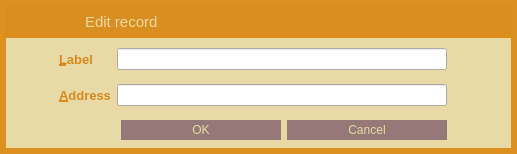
<?xml version="1.0" encoding="UTF-8"?>
<ui version="4.0">
 <class>EditAddressDialog</class>
 <widget class="QDialog" name="EditAddressDialog">
  <property name="geometry">
   <rect>
    <x>0</x>
    <y>0</y>
    <width>517</width>
    <height>154</height>
   </rect>
  </property>
  <property name="windowTitle">
   <string/>
  </property>
  <property name="styleSheet">
   <string notr="true">QLabel {
	color: #d78a20;
}

QDialog {
	background-color: rgb(220, 144, 32);
}</string>
  </property>
  <layout class="QVBoxLayout" name="verticalLayout_2">
   <property name="spacing">
    <number>0</number>
   </property>
   <property name="margin">
    <number>6</number>
   </property>
   <item>
    <widget class="QFrame" name="frame">
     <property name="styleSheet">
      <string notr="true">#frame {
	background-color: #e9d9a4;
    border-style:none;
}</string>
     </property>
     <property name="frameShape">
      <enum>QFrame::StyledPanel</enum>
     </property>
     <property name="frameShadow">
      <enum>QFrame::Raised</enum>
     </property>
     <property name="lineWidth">
      <number>1</number>
     </property>
     <layout class="QVBoxLayout" name="verticalLayout">
      <property name="spacing">
       <number>0</number>
      </property>
      <property name="margin">
       <number>0</number>
      </property>
      <item>
       <widget class="QWidget" name="wCaption" native="true">
        <property name="minimumSize">
         <size>
          <width>0</width>
          <height>32</height>
         </size>
        </property>
        <property name="maximumSize">
         <size>
          <width>16777215</width>
          <height>32</height>
         </size>
        </property>
        <property name="styleSheet">
         <string notr="true">#wCaption {
	background-color:  rgb(218, 142, 32);
}</string>
        </property>
        <property name="is_header" stdset="0">
         <bool>true</bool>
        </property>
        <layout class="QHBoxLayout" name="horizontalLayout_19">
         <property name="margin">
          <number>0</number>
         </property>
         <item>
          <spacer name="horizontalSpacer_26">
           <property name="orientation">
            <enum>Qt::Horizontal</enum>
           </property>
           <property name="sizeType">
            <enum>QSizePolicy::Fixed</enum>
           </property>
           <property name="sizeHint" stdset="0">
            <size>
             <width>7</width>
             <height>20</height>
            </size>
           </property>
          </spacer>
         </item>
         <item>
          <widget class="QLabel" name="picEdit">
           <property name="sizePolicy">
            <sizepolicy hsizetype="Preferred" vsizetype="Preferred">
             <horstretch>0</horstretch>
             <verstretch>0</verstretch>
            </sizepolicy>
           </property>
           <property name="minimumSize">
            <size>
             <width>30</width>
             <height>30</height>
            </size>
           </property>
           <property name="maximumSize">
            <size>
             <width>30</width>
             <height>30</height>
            </size>
           </property>
           <property name="text">
            <string/>
           </property>
           <property name="pixmap">
            <pixmap resource="../res.qrc">:/res/edit_record_icon.png</pixmap>
           </property>
          </widget>
         </item>
         <item>
          <widget class="QLabel" name="picAdd">
           <property name="enabled">
            <bool>true</bool>
           </property>
           <property name="sizePolicy">
            <sizepolicy hsizetype="Preferred" vsizetype="Preferred">
             <horstretch>0</horstretch>
             <verstretch>0</verstretch>
            </sizepolicy>
           </property>
           <property name="minimumSize">
            <size>
             <width>30</width>
             <height>30</height>
            </size>
           </property>
           <property name="maximumSize">
            <size>
             <width>30</width>
             <height>30</height>
            </size>
           </property>
           <property name="text">
            <string/>
           </property>
           <property name="pixmap">
            <pixmap resource="../res.qrc">:/res/add_record_icon.png</pixmap>
           </property>
          </widget>
         </item>
         <item>
          <widget class="QLabel" name="lbTitle">
           <property name="font">
            <font>
             <pointsize>11</pointsize>
             <stylestrategy>PreferAntialias</stylestrategy>
            </font>
           </property>
           <property name="styleSheet">
            <string notr="true">QLabel {
	color: #e9d9a4;
}</string>
           </property>
           <property name="text">
            <string>Edit record</string>
           </property>
          </widget>
         </item>
         <item>
          <widget class="QPushButton" name="bClose">
           <property name="minimumSize">
            <size>
             <width>30</width>
             <height>30</height>
            </size>
           </property>
           <property name="maximumSize">
            <size>
             <width>30</width>
             <height>30</height>
            </size>
           </property>
           <property name="styleSheet">
            <string notr="true">QPushButton {	
	image: url(:/res/close_normal.png);
	border: 0px solid gray;
}
QPushButton:pressed:flat {
	image: url(:/res/close_normal.png);
}

QPushButton:hover {
	image: url(:/res/close_hover.png);
}</string>
           </property>
           <property name="text">
            <string notr="true"/>
           </property>
           <property name="flat">
            <bool>true</bool>
           </property>
          </widget>
         </item>
        </layout>
       </widget>
      </item>
      <item>
       <spacer name="verticalSpacer">
        <property name="orientation">
         <enum>Qt::Vertical</enum>
        </property>
        <property name="sizeType">
         <enum>QSizePolicy::Fixed</enum>
        </property>
        <property name="sizeHint" stdset="0">
         <size>
          <width>20</width>
          <height>5</height>
         </size>
        </property>
       </spacer>
      </item>
      <item>
       <layout class="QHBoxLayout" name="horizontalLayout_2" stretch="1,8,0">
        <item>
         <spacer name="horizontalSpacer">
          <property name="orientation">
           <enum>Qt::Horizontal</enum>
          </property>
          <property name="sizeHint" stdset="0">
           <size>
            <width>40</width>
            <height>20</height>
           </size>
          </property>
         </spacer>
        </item>
        <item>
         <widget class="QWidget" name="wContent" native="true">
          <layout class="QGridLayout" name="gridLayout">
           <property name="margin">
            <number>0</number>
           </property>
           <item row="0" column="0">
            <widget class="QLabel" name="label">
             <property name="font">
              <font>
               <pointsize>10</pointsize>
               <weight>75</weight>
               <bold>true</bold>
              </font>
             </property>
             <property name="text">
              <string>&amp;Label</string>
             </property>
             <property name="margin">
              <number>5</number>
             </property>
             <property name="buddy">
              <cstring>labelEdit</cstring>
             </property>
            </widget>
           </item>
           <item row="1" column="1">
            <widget class="QLineEdit" name="addressEdit">
             <property name="minimumSize">
              <size>
               <width>0</width>
               <height>20</height>
              </size>
             </property>
             <property name="toolTip">
              <string>The address associated with this address book entry. This can only be modified for sending addresses.</string>
             </property>
            </widget>
           </item>
           <item row="2" column="1">
            <layout class="QHBoxLayout" name="horizontalLayout">
             <item>
              <spacer name="horizontalSpacer_3">
               <property name="orientation">
                <enum>Qt::Horizontal</enum>
               </property>
               <property name="sizeHint" stdset="0">
                <size>
                 <width>40</width>
                 <height>20</height>
                </size>
               </property>
              </spacer>
             </item>
             <item>
              <widget class="QDialogButtonBox" name="buttonBox">
               <property name="styleSheet">
                <string notr="true">QPushButton {
	background-color: #947978;
	color: #e9d9a4;
	border: 0px solid gray;
	max-height: 20px;
	min-height: 20px;
	max-width: 160px;
	min-width: 160px;
}

QPushButton:hover {
	background-color: #d78a20;
}

QPushButton:pressed:flat {
	background-color: #d78a20;
}</string>
               </property>
               <property name="orientation">
                <enum>Qt::Horizontal</enum>
               </property>
               <property name="standardButtons">
                <set>QDialogButtonBox::Cancel|QDialogButtonBox::Ok</set>
               </property>
              </widget>
             </item>
            </layout>
           </item>
           <item row="0" column="1">
            <widget class="QLineEdit" name="labelEdit">
             <property name="minimumSize">
              <size>
               <width>0</width>
               <height>20</height>
              </size>
             </property>
             <property name="toolTip">
              <string>The label associated with this address book entry</string>
             </property>
            </widget>
           </item>
           <item row="1" column="0">
            <widget class="QLabel" name="label_2">
             <property name="font">
              <font>
               <pointsize>10</pointsize>
               <weight>75</weight>
               <bold>true</bold>
              </font>
             </property>
             <property name="text">
              <string>&amp;Address</string>
             </property>
             <property name="margin">
              <number>5</number>
             </property>
             <property name="buddy">
              <cstring>addressEdit</cstring>
             </property>
            </widget>
           </item>
           <item row="1" column="2">
            <widget class="QPushButton" name="pasteButton">
             <property name="minimumSize">
              <size>
               <width>28</width>
               <height>28</height>
              </size>
             </property>
             <property name="maximumSize">
              <size>
               <width>28</width>
               <height>28</height>
              </size>
             </property>
             <property name="toolTip">
              <string>Paste from clipboard</string>
             </property>
             <property name="styleSheet">
              <string notr="true">QPushButton {
	border: 0px solid gray;
	image: url(:/res/paste/normal.png);	
}

QPushButton:!enabled {
	image: url(:/res/paste/disabled.png);
}

QPushButton:pressed:flat {
	image: url(:/res/paste/pressed.png);
}

QPushButton:hover {
	image: url(:/res/paste/hover.png);
}</string>
             </property>
             <property name="text">
              <string/>
             </property>
             <property name="shortcut">
              <string>Alt+A</string>
             </property>
             <property name="flat">
              <bool>true</bool>
             </property>
            </widget>
           </item>
          </layout>
         </widget>
        </item>
        <item>
         <spacer name="horizontalSpacer_2">
          <property name="orientation">
           <enum>Qt::Horizontal</enum>
          </property>
          <property name="sizeHint" stdset="0">
           <size>
            <width>30</width>
            <height>20</height>
           </size>
          </property>
         </spacer>
        </item>
       </layout>
      </item>
     </layout>
    </widget>
   </item>
  </layout>
 </widget>
 <resources>
  <include location="../res.qrc"/>
 </resources>
 <connections>
  <connection>
   <sender>buttonBox</sender>
   <signal>accepted()</signal>
   <receiver>EditAddressDialog</receiver>
   <slot>accept()</slot>
   <hints>
    <hint type="sourcelabel">
     <x>273</x>
     <y>121</y>
    </hint>
    <hint type="destinationlabel">
     <x>252</x>
     <y>70</y>
    </hint>
   </hints>
  </connection>
  <connection>
   <sender>buttonBox</sender>
   <signal>rejected()</signal>
   <receiver>EditAddressDialog</receiver>
   <slot>reject()</slot>
   <hints>
    <hint type="sourcelabel">
     <x>273</x>
     <y>121</y>
    </hint>
    <hint type="destinationlabel">
     <x>252</x>
     <y>70</y>
    </hint>
   </hints>
  </connection>
  <connection>
   <sender>bClose</sender>
   <signal>clicked()</signal>
   <receiver>EditAddressDialog</receiver>
   <slot>reject()</slot>
   <hints>
    <hint type="sourcelabel">
     <x>489</x>
     <y>15</y>
    </hint>
    <hint type="destinationlabel">
     <x>252</x>
     <y>70</y>
    </hint>
   </hints>
  </connection>
 </connections>
 <slots>
  <slot>pasteRequested()</slot>
 </slots>
</ui>
